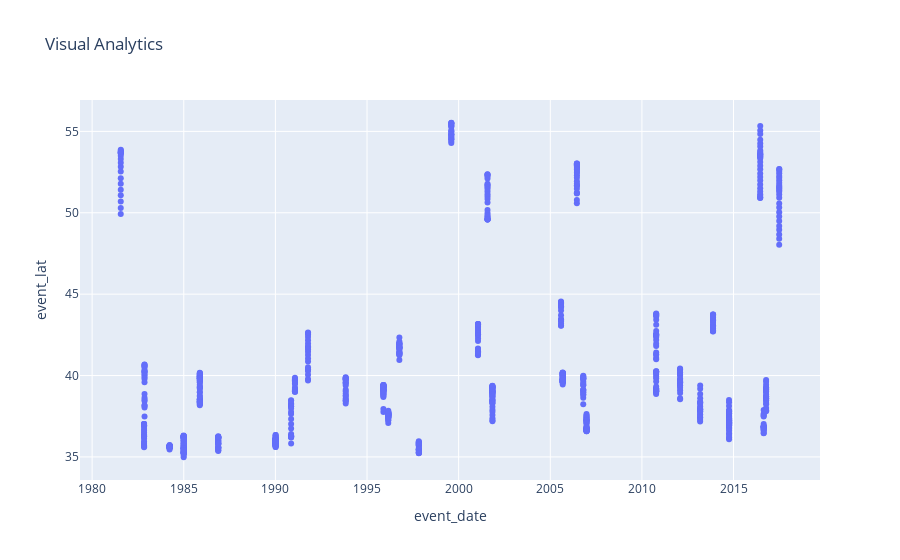

This figure's notebook cell:
### Code cell
fig = graph_tool.getGraph(df, x_column='event_date',y_column='event_lat')
fig.show()

### Figure 1 — Plotly figure (JSON) as saved in the notebook; plotly's stock layout.template omitted (floating-point values rounded to 4 significant figures; data arrays with more than 128 entries replaced by an {"elided": "..."} marker saying what was removed)
{"data": [{"hovertemplate": "event_date=%{x}<br>event_lat=%{y}<extra></extra>", "legendgroup": "", "marker": {"color": "#636efa", "symbol": "circle"}, "mode": "markers", "name": "", "orientation": "v", "showlegend": false, "type": "scatter", "x": {"elided": "975 str values"}, "xaxis": "x", "y": {"elided": "975 float values"}, "yaxis": "y"}], "layout": {"legend": {"tracegroupgap": 0}, "title": {"text": "Visual Analytics"}, "xaxis": {"anchor": "y", "domain": [0, 1], "title": {"text": "event_date"}}, "yaxis": {"anchor": "x", "domain": [0, 1], "title": {"text": "event_lat"}}}}
